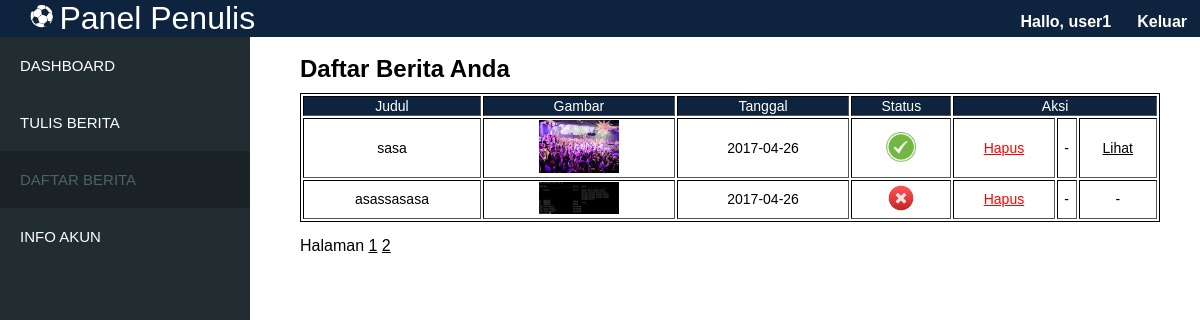
Screenshot of /daftarberita-penulis.php?page=2 (signed in) with the database file from the repository.
### tables this page shows
CREATE TABLE IF NOT EXISTS `berita` (
  `id_berita` int(255) NOT NULL AUTO_INCREMENT,
  `judul` varchar(100) NOT NULL,
  `tanggal` date DEFAULT NULL,
  `id_kategori` int(6) NOT NULL,
  `gambar` varchar(100) NOT NULL,
  `isi` text NOT NULL,
  `status` varchar(30) NOT NULL,
  `id_user` int(50) NOT NULL,
  PRIMARY KEY (`id_berita`)
);

### daftarberita-penulis.php (the view, shortened to what this page needs)
<!DOCTYPE html>
<html lang="id">
<head>
<link href="style.css" rel="stylesheet" type="text/css">
</head>
<body>
<header class='head-penulis'>
<img class='bola' src="img/fav.png">
<a href="index.php"><span class="judul-head">Panel Penulis</span></a>
<a href="logout.php" class="keluar"><b>Keluar</b></a>
<?php
  echo "<strong><a class='keluar'>Hallo, ".$_SESSION['username']."</a></strong>";
 ?>
 </header>
<aside id="sidebar">
<ul>
  <li class="sidebar-dua">
    <a href="penulis.php">DASHBOARD</a>
  </li>
  <li class="sidebar-dua">
    <a href="tulis.php">TULIS BERITA</a>
  </li>
  <li class="navberita">
    <a>DAFTAR BERITA</a>
  </li>
  <li class="sidebar-dua">
    <a href="info.php" >INFO AKUN</a>
  </li>
</ul>
</aside>
<section class="tulis-satu">
<div class="tulis-dua">
  <p>
  </p>
  <h1>Daftar Berita Anda</h1>
</div>
<div id="tulis">
  <div class="filter">
    <table class="tabelfilter" border="1">
    <thead class="head-tabel">
      <td>Judul</td>
      <td>Gambar</td>
      <td>Tanggal</td>
      <td>Status</td>
      <td colspan="3">Aksi</td>
    </thead>
    <?php
      $halaman = 5;
      $user = $_SESSION["iduser"];
      $page = isset($_GET["page"]) ? (int)$_GET["page"] : 1;
      $mulai = ($page>1) ? ($page * $halaman) - $halaman : 0;
      $sql ="SELECT * from berita WHERE id_user=".$user;
      $result = mysqli_query($connect,$sql);
      $total = mysqli_num_rows($result);
      $pages = ceil($total/$halaman);
          $query = "SELECT b.id_berita,b.id_user,b.judul,b.status,b.tanggal, b.isi, b.gambar, u.username,k.daftar_kategori from berita b JOIN user u ON b.id_user=u.iduser JOIN kategori k ON b.id_kategori=k.idkategori WHERE b.id_user=".$user." ORDER BY b.id_berita DESC LIMIT $mulai, $halaman";
          $hasil = mysqli_query($connect,$query);
          while ($data = mysqli_fetch_assoc($hasil)){
            echo "<tr>";
            echo "<td>".$data['judul']."</td>";
            echo "<td> <img src='upload/".$data['gambar']."' width=80</td>";
            echo "<td>".$data['tanggal']."</td>";
            if ($data['status']=='menunggu') {
              echo "<td><img src='img/wait.png' width=40</td>";
            }
            elseif($data['status']=='diterima'){
              echo "<td><img src='img/ok.png' width=30</td>";
            }
            else{
              echo "<td><img src='img/no.jpg' width=30</td>";
            }
            if ($data['status']=='diterima') {
            echo "<td><a class='red' href=delete.php?id=".$data['id_berita'].">Hapus</a></td>";
            echo "<td><a class='black'> - </a></td>";
            echo "<td><a class='black' href=post.php?id=".$data['id_berita'].">Lihat</a></td>";
            }
            elseif ($data['status']=='menunggu') {
              echo "<td><a class='red' href=delete.php?id=".$data['id_berita'].">Hapus</a></td>";
              echo "<td><a class='black' href=edit.php?id=".$data['id_berita'].">Ubah</a></td>";
              echo "<td><a class='black'> - </a></td>";
            }
            else{
            echo "<td><a class='red' href=delete.php?id=".$data['id_berita'].">Hapus</a></td>";
            echo "<td><a class='black'> - </a></td>";
            echo "<td><a class='black'> - </a></td>";
            echo "</tr>";
            }
            }?>
    </table>
    <div>
    <a>Halaman </a>
  <?php
  for ($i=1; $i<=$pages ; $i++){ ?>
  <a class="paging" href="?page=<?php echo $i; ?>"><?php echo $i; ?></a>
  <?php } ?>
  </div>
  </div>
</div>
</section>
</body>
</html>

### style.css (style rules this page uses)
* { box-sizing:border-box; margin:0 auto; }
html,body { height:100%; font-family: tahoma, Helvetica; }
ul li { list-style-type:none; color: white; }
a { text-decoration: none; }
a:link { color: white; }
.head-penulis { background-color:#0E233E; padding-left:30px; }
.keluar { font-size:1em; color:white; float:right; margin:13px; }
.bola { width:25px; height:25px; }
.judul-head { color:white; font-size:2em; }
aside { background-color:#222D32; float:left; font-size: 15px; width: 250px; position: static; min-height: 100%; }
ul li.sidebar-dua { padding:20px 0px 20px 20px; margin-left:-40px; }
ul li.navberita { padding:20px 0px 20px 20px; margin-left:-40px; background-color:#1A2226; color:#4B6466; }
#tulis { margin-left:300px; margin-right: 40px; }
.tulis-dua { margin-left:300px; padding-bottom:10px; }
.tabelfilter { text-align:center; width:100%; border:1px solid black; float:left; margin-bottom: 15px; font-size: 14px; }
.head-tabel { background-color:#0E233E; color:white; }
.paging:link { color: black; text-decoration: underline; }
.black:link { color: black; text-decoration: underline; }
.red:link { color: red; text-decoration: underline; }

### rows the page displays
berita: judul "sasa", gambar (picture), tanggal "2017-04-26"
berita: judul "asassasasa", gambar (picture), tanggal "2017-04-26"

### other values shown
$_SESSION['username'] "user1"
